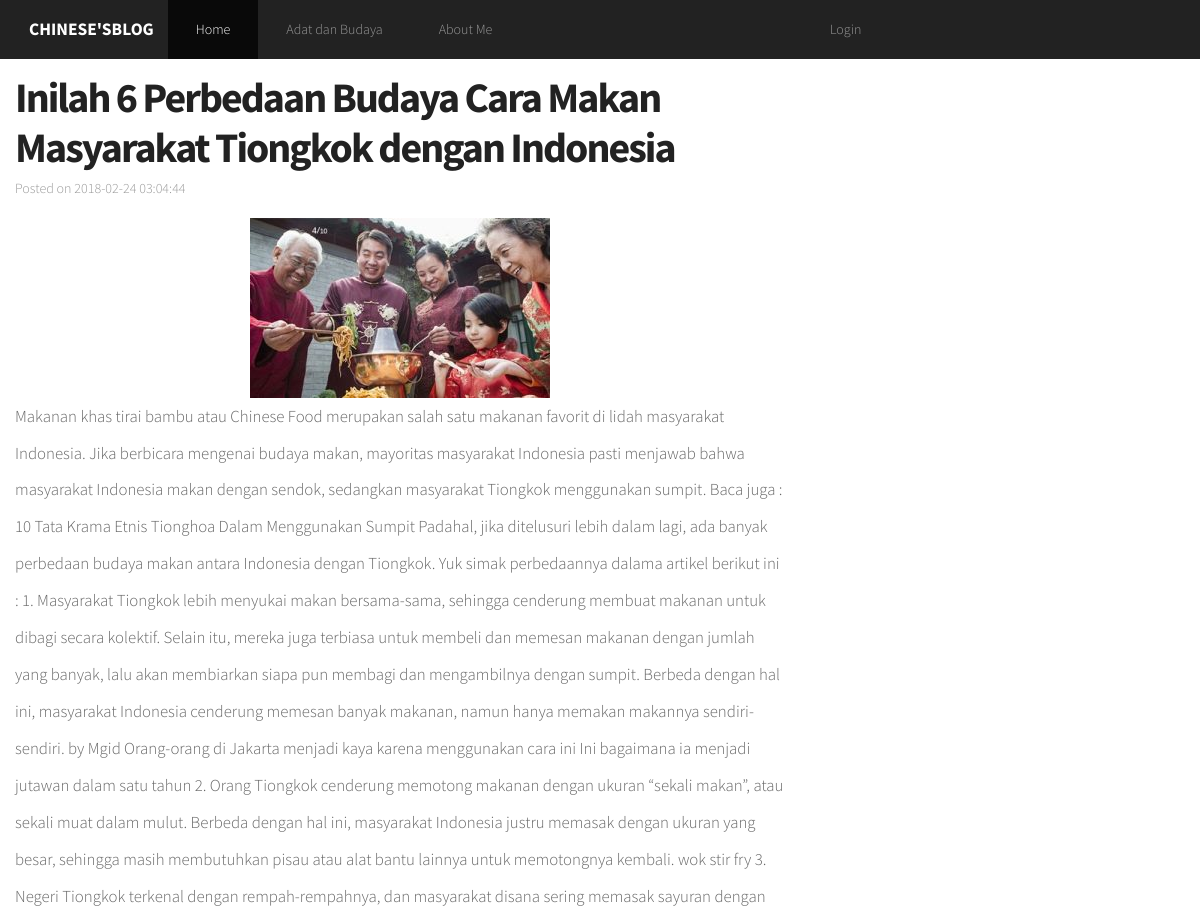
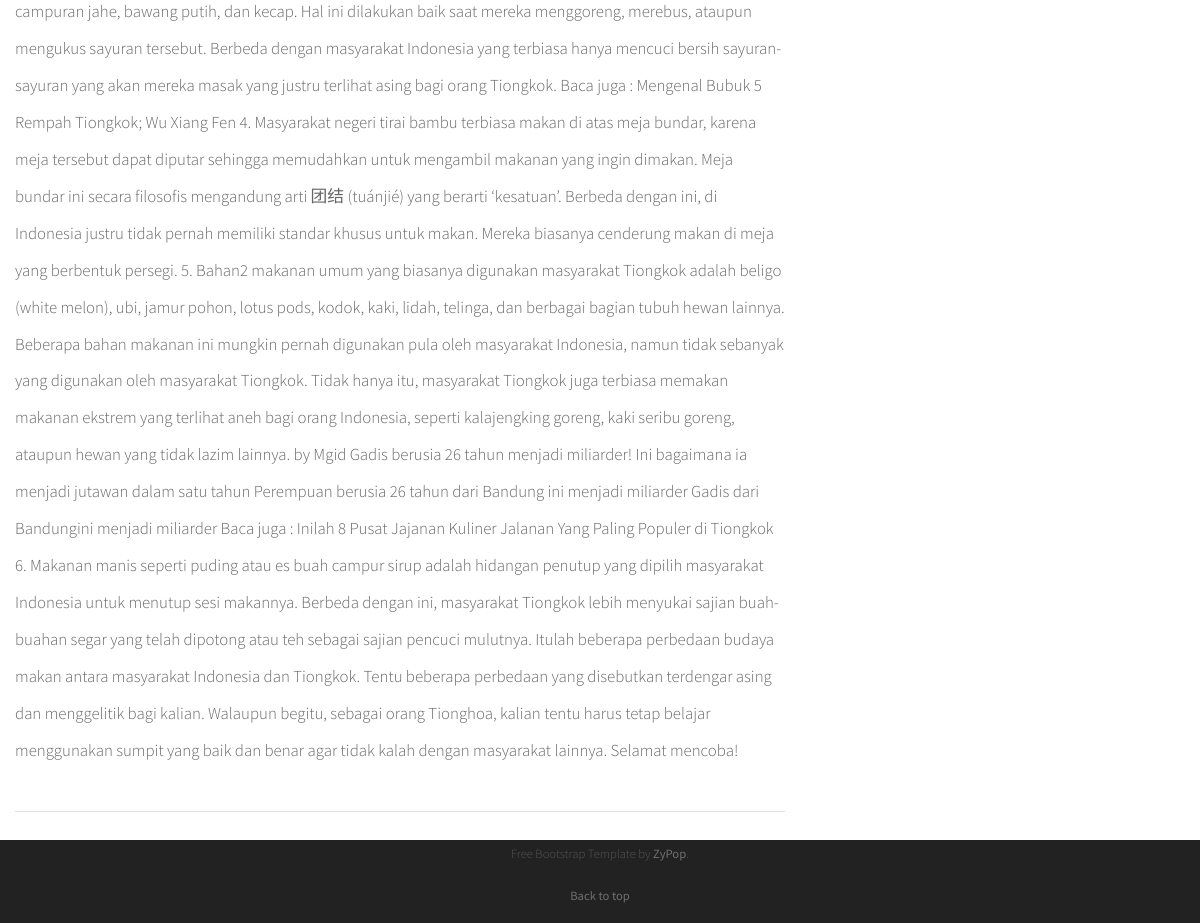
The app's page /AdatBudaya/lihatdetail/3 with its own data (2 pictures, top to bottom).
### tables this page shows
CREATE TABLE `adatbudaya` (
  `id_adatbudaya` int(11) NOT NULL,
  `nama_adat` varchar(100) NOT NULL,
  `deskripsi` text NOT NULL,
  `link_foto` text NOT NULL,
  `tgl_edit` datetime NOT NULL
);

### application/controllers/AdatBudaya.php (called while the page is built, shortened)
<?php
class AdatBudaya extends CI_Controller {
	 public function __construct() {
		 $this->load->model('m_adat');
	 }
	public function lihatdetail($id){
		$result  = $this->m_adat->lihatAdat(trim($id));
		$data = array(
				'id_adatbudaya' => $result[0]->id_adatbudaya,
        'nama_adat' =>  $result[0]->nama_adat,
      	'deskripsi' => $result[0]->deskripsi,
        'link_foto' =>  $result[0]->link_foto,
        'tgl_edit' =>  $result[0]->tgl_edit
    );
		$this->load->view('templates/header');
		$this->load->view('templates/mainnav');
		$this->load->view('templates/detailadatbudaya',$data);
		$this->load->view('templates/footer');
	}
}

### index.php (called while the page is built, shortened)
<?php
require_once BASEPATH.'core/CodeIgniter.php';

### application/models/m_adat.php (called while the page is built, shortened)
<?php
class M_adat extends CI_Model{
		public function lihatAdat($id) {
				$condition = "id_adatbudaya =" . "'" . $id . "'";
				$this->db->select('*');
				$this->db->from('adatbudaya');
				$this->db->where($condition);
				$this->db->limit(1);
				$query = $this->db->get();
				if ($query->num_rows() == 1) {
						return $query->result();
				} else {
						return false;
				}
		}
}

### application/views/templates/detailadatbudaya.php (the view)
<main class="container">
    <div class="row">
        <div class="col-md-8">
            <article>
                <h2 class="article-title"><?= $nama_adat ?></h2>
                <p class="article-meta">Posted on  <time datetime="<?= $tgl_edit ?>"><?= $tgl_edit ?></time></p>
                <center><img src="<?= base_url()."".$link_foto ?>" ></center>
                <p><?= $deskripsi ?></p>
            </article>
        </div>
    </div>
</main>

### records on screen
adatbudaya: nama_adat "Inilah 6 Perbedaan Budaya Cara Makan Masyarakat Tiongkok dengan Indonesia", tgl_edit "2018-02-24 03:04:44", link_foto (picture), deskripsi "Makanan khas tirai bambu atau Chinese Food merupakan salah satu makanan favorit di lidah masyarakat Indonesia. Jika berbicara mengenai budaya makan, mayoritas masyarakat Indonesia pasti menjawab bahwa masyarakat Indonesia makan dengan sendok, sedangkan masyarakat Tiongkok menggunakan sumpit. Baca juga : 10 Tata Krama Etnis Tionghoa Dalam Menggunakan Sumpit Padahal, jika ditelusuri lebih dalam lagi, ada banyak perbedaan budaya makan antara Indonesia dengan Tiongkok. Yuk simak perbedaannya dalama artikel berikut ini : 1. Masyarakat Tiongkok lebih menyukai makan bersama-sama, sehingga cenderung membuat makanan untuk dibagi secara kolektif. Selain itu, mereka juga terbiasa untuk membeli dan…"
